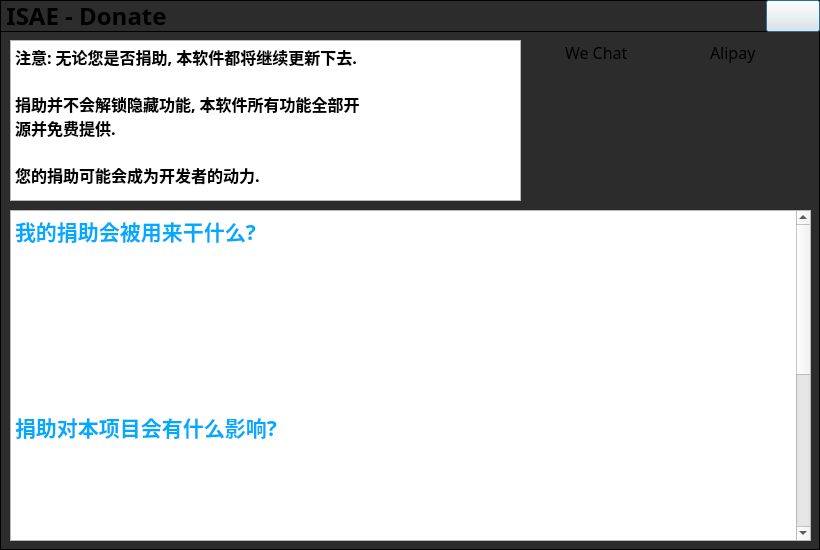
<?xml version="1.0" encoding="UTF-8"?>
<ui version="4.0">
 <class>donate</class>
 <widget class="QDialog" name="donate">
  <property name="geometry">
   <rect>
    <x>0</x>
    <y>0</y>
    <width>820</width>
    <height>550</height>
   </rect>
  </property>
  <property name="windowTitle">
   <string>Dialog</string>
  </property>
  <property name="styleSheet">
   <string notr="true">QWidget#donate{
border: 1px solid black;
background-color: #2c2c2c;
}</string>
  </property>
  <widget class="QWidget" name="widget" native="true">
   <property name="geometry">
    <rect>
     <x>0</x>
     <y>0</y>
     <width>820</width>
     <height>32</height>
    </rect>
   </property>
   <property name="font">
    <font>
     <family>文泉驿等宽微米黑</family>
    </font>
   </property>
   <property name="styleSheet">
    <string notr="true">QWidget#widget{
border: 1px solid black;
background-color: transparent;
}</string>
   </property>
   <layout class="QHBoxLayout" name="horizontalLayout">
    <property name="spacing">
     <number>6</number>
    </property>
    <property name="leftMargin">
     <number>6</number>
    </property>
    <property name="topMargin">
     <number>0</number>
    </property>
    <property name="rightMargin">
     <number>0</number>
    </property>
    <property name="bottomMargin">
     <number>0</number>
    </property>
    <item>
     <widget class="QLabel" name="isaeLabel">
      <property name="enabled">
       <bool>true</bool>
      </property>
      <property name="minimumSize">
       <size>
        <width>56</width>
        <height>26</height>
       </size>
      </property>
      <property name="maximumSize">
       <size>
        <width>1000</width>
        <height>26</height>
       </size>
      </property>
      <property name="font">
       <font>
        <family>Earth Orbiter</family>
        <pointsize>18</pointsize>
        <weight>75</weight>
        <bold>true</bold>
       </font>
      </property>
      <property name="toolTip">
       <string>ISAE - DONATE</string>
      </property>
      <property name="styleSheet">
       <string notr="true"/>
      </property>
      <property name="text">
       <string>ISAE - Donate</string>
      </property>
      <property name="scaledContents">
       <bool>false</bool>
      </property>
      <property name="alignment">
       <set>Qt::AlignCenter</set>
      </property>
     </widget>
    </item>
    <item>
     <spacer name="horizontalSpacer">
      <property name="orientation">
       <enum>Qt::Horizontal</enum>
      </property>
      <property name="sizeHint" stdset="0">
       <size>
        <width>40</width>
        <height>20</height>
       </size>
      </property>
     </spacer>
    </item>
    <item>
     <widget class="QPushButton" name="closeButton">
      <property name="minimumSize">
       <size>
        <width>54</width>
        <height>32</height>
       </size>
      </property>
      <property name="maximumSize">
       <size>
        <width>54</width>
        <height>32</height>
       </size>
      </property>
      <property name="toolTip">
       <string>关闭</string>
      </property>
      <property name="styleSheet">
       <string notr="true"/>
      </property>
      <property name="text">
       <string/>
      </property>
      <property name="icon">
       <iconset resource="Resources.qrc">
        <normaloff>:/imgs/assets/close.svg</normaloff>:/imgs/assets/close.svg</iconset>
      </property>
      <property name="iconSize">
       <size>
        <width>24</width>
        <height>24</height>
       </size>
      </property>
     </widget>
    </item>
   </layout>
  </widget>
  <widget class="QTextEdit" name="textEdit">
   <property name="geometry">
    <rect>
     <x>10</x>
     <y>210</y>
     <width>801</width>
     <height>331</height>
    </rect>
   </property>
   <property name="font">
    <font>
     <family>文泉驿等宽微米黑</family>
    </font>
   </property>
   <property name="html">
    <string>&lt;!DOCTYPE HTML PUBLIC &quot;-//W3C//DTD HTML 4.0//EN&quot; &quot;http://www.w3.org/TR/REC-html40/strict.dtd&quot;&gt;
&lt;html&gt;&lt;head&gt;&lt;meta name=&quot;qrichtext&quot; content=&quot;1&quot; /&gt;&lt;style type=&quot;text/css&quot;&gt;
p, li { white-space: pre-wrap; }
&lt;/style&gt;&lt;/head&gt;&lt;body style=&quot; font-family:'文泉驿等宽微米黑'; font-size:12pt; font-weight:400; font-style:normal;&quot;&gt;
&lt;p style=&quot; margin-top:0px; margin-bottom:0px; margin-left:0px; margin-right:0px; -qt-block-indent:0; text-indent:0px;&quot;&gt;&lt;span style=&quot; font-family:'思源黑体 CN'; font-size:16pt; font-weight:600; color:#00aaff;&quot;&gt;我的捐助会被用来干什么?&lt;/span&gt;&lt;/p&gt;
&lt;p style=&quot; margin-top:0px; margin-bottom:0px; margin-left:0px; margin-right:0px; -qt-block-indent:0; text-indent:0px;&quot;&gt;&lt;span style=&quot; font-family:'思源黑体 CN'; color:#00aaff;&quot;&gt; &lt;/span&gt;&lt;/p&gt;
&lt;p style=&quot; margin-top:0px; margin-bottom:0px; margin-left:0px; margin-right:0px; -qt-block-indent:0; text-indent:0px;&quot;&gt;&lt;span style=&quot; font-family:'思源黑体 CN'; color:#ffffff;&quot;&gt;为开发者买一些咖啡, 或者改善一下开发者的生活水平 (作为收入的一部分).&lt;/span&gt;&lt;/p&gt;
&lt;p style=&quot;-qt-paragraph-type:empty; margin-top:0px; margin-bottom:0px; margin-left:0px; margin-right:0px; -qt-block-indent:0; text-indent:0px; font-family:'思源黑体 CN'; color:#ffffff;&quot;&gt;&lt;br /&gt;&lt;/p&gt;
&lt;p style=&quot; margin-top:0px; margin-bottom:0px; margin-left:0px; margin-right:0px; -qt-block-indent:0; text-indent:0px;&quot;&gt;&lt;span style=&quot; font-family:'思源黑体 CN'; color:#ffffff;&quot;&gt;如您所见, ISAE会有在线功能, 今后也可能提供统一的团队平台与Wiki共享平台.&lt;/span&gt;&lt;/p&gt;
&lt;p style=&quot;-qt-paragraph-type:empty; margin-top:0px; margin-bottom:0px; margin-left:0px; margin-right:0px; -qt-block-indent:0; text-indent:0px; font-family:'思源黑体 CN'; color:#ffffff;&quot;&gt;&lt;br /&gt;&lt;/p&gt;
&lt;p style=&quot; margin-top:0px; margin-bottom:0px; margin-left:0px; margin-right:0px; -qt-block-indent:0; text-indent:0px;&quot;&gt;&lt;span style=&quot; font-family:'思源黑体 CN'; color:#ffffff;&quot;&gt;届时, 您的捐助将被优先用来维护和续费服务器.&lt;/span&gt;&lt;/p&gt;
&lt;p style=&quot;-qt-paragraph-type:empty; margin-top:0px; margin-bottom:0px; margin-left:0px; margin-right:0px; -qt-block-indent:0; text-indent:0px; font-family:'思源黑体 CN'; color:#ffffff;&quot;&gt;&lt;br /&gt;&lt;/p&gt;
&lt;p style=&quot; margin-top:0px; margin-bottom:0px; margin-left:0px; margin-right:0px; -qt-block-indent:0; text-indent:0px;&quot;&gt;&lt;span style=&quot; font-family:'思源黑体 CN'; font-size:16pt; font-weight:600; color:#00aaff;&quot;&gt;捐助对本项目会有什么影响?&lt;/span&gt;&lt;/p&gt;
&lt;p style=&quot;-qt-paragraph-type:empty; margin-top:0px; margin-bottom:0px; margin-left:0px; margin-right:0px; -qt-block-indent:0; text-indent:0px; font-family:'思源黑体 CN'; color:#ffffff;&quot;&gt;&lt;br /&gt;&lt;/p&gt;
&lt;p style=&quot; margin-top:0px; margin-bottom:0px; margin-left:0px; margin-right:0px; -qt-block-indent:0; text-indent:0px;&quot;&gt;&lt;span style=&quot; font-family:'思源黑体 CN'; color:#ffffff;&quot;&gt;不会有很大的影响. 本项目无论是否收到捐助, 都会在开发者力所能及的情况下进行维护和新功能的开发.&lt;/span&gt;&lt;/p&gt;
&lt;p style=&quot;-qt-paragraph-type:empty; margin-top:0px; margin-bottom:0px; margin-left:0px; margin-right:0px; -qt-block-indent:0; text-indent:0px; font-family:'思源黑体 CN'; color:#ffffff;&quot;&gt;&lt;br /&gt;&lt;/p&gt;
&lt;p style=&quot; margin-top:0px; margin-bottom:0px; margin-left:0px; margin-right:0px; -qt-block-indent:0; text-indent:0px;&quot;&gt;&lt;span style=&quot; font-family:'思源黑体 CN'; color:#ffffff;&quot;&gt;资金不足时, 可能会影响到Wiki和统一团队平台 (将来如果有此计划) 的运营.&lt;/span&gt;&lt;/p&gt;
&lt;p style=&quot;-qt-paragraph-type:empty; margin-top:0px; margin-bottom:0px; margin-left:0px; margin-right:0px; -qt-block-indent:0; text-indent:0px; font-family:'思源黑体 CN'; color:#ffffff;&quot;&gt;&lt;br /&gt;&lt;/p&gt;
&lt;p style=&quot; margin-top:0px; margin-bottom:0px; margin-left:0px; margin-right:0px; -qt-block-indent:0; text-indent:0px;&quot;&gt;&lt;span style=&quot; font-family:'思源黑体 CN'; color:#ffffff;&quot;&gt;本软件的目的是给信息安全学习者/从业者提供一些工具集成, 不必受限于网络环境, 而更加轻松的进行数据处理和安全审计. 所以线上功能永远不会成为本项目的重点. 本项目的所有实用功能都将以离线的方式提供. 因此不用担心服务器问题对软件使用造成的影响.&lt;/span&gt;&lt;/p&gt;
&lt;p style=&quot;-qt-paragraph-type:empty; margin-top:0px; margin-bottom:0px; margin-left:0px; margin-right:0px; -qt-block-indent:0; text-indent:0px; font-family:'思源黑体 CN'; color:#ffffff;&quot;&gt;&lt;br /&gt;&lt;/p&gt;
&lt;p style=&quot; margin-top:0px; margin-bottom:0px; margin-left:0px; margin-right:0px; -qt-block-indent:0; text-indent:0px;&quot;&gt;&lt;span style=&quot; font-family:'思源黑体 CN'; color:#ffffff;&quot;&gt;计划团队共享平台的开发时, 我们会直接提供共享平台的自动化部署脚本, 帮您在自己的服务器上简单的搭建一个共享平台. 统一共享平台仅作为您在没有可用服务器时需要团队合作的一个选项.&lt;/span&gt;&lt;/p&gt;
&lt;p style=&quot;-qt-paragraph-type:empty; margin-top:0px; margin-bottom:0px; margin-left:0px; margin-right:0px; -qt-block-indent:0; text-indent:0px; font-family:'思源黑体 CN'; color:#ffffff;&quot;&gt;&lt;br /&gt;&lt;/p&gt;
&lt;p style=&quot; margin-top:0px; margin-bottom:0px; margin-left:0px; margin-right:0px; -qt-block-indent:0; text-indent:0px;&quot;&gt;&lt;span style=&quot; font-family:'思源黑体 CN'; font-size:16pt; font-weight:600; color:#00aaff;&quot;&gt;本软件存在付费版本吗?&lt;/span&gt;&lt;/p&gt;
&lt;p style=&quot;-qt-paragraph-type:empty; margin-top:0px; margin-bottom:0px; margin-left:0px; margin-right:0px; -qt-block-indent:0; text-indent:0px; font-family:'思源黑体 CN'; color:#ffffff;&quot;&gt;&lt;br /&gt;&lt;/p&gt;
&lt;p style=&quot; margin-top:0px; margin-bottom:0px; margin-left:0px; margin-right:0px; -qt-block-indent:0; text-indent:0px;&quot;&gt;&lt;span style=&quot; font-family:'思源黑体 CN'; color:#ffffff;&quot;&gt;不存在. 本软件的代码完全开源, 各个组件尽力做到能够再次使用并支持剥离出来作为单独程序提供. 如果你对本软件的开发有意见反馈或者想一起为这个项目做出贡献, 欢迎到GitHub的项目平台上提交issue和Pull Request.&lt;/span&gt;&lt;/p&gt;
&lt;p style=&quot;-qt-paragraph-type:empty; margin-top:0px; margin-bottom:0px; margin-left:0px; margin-right:0px; -qt-block-indent:0; text-indent:0px; font-family:'思源黑体 CN'; color:#ffffff;&quot;&gt;&lt;br /&gt;&lt;/p&gt;&lt;/body&gt;&lt;/html&gt;</string>
   </property>
   <property name="textInteractionFlags">
    <set>Qt::TextSelectableByMouse</set>
   </property>
  </widget>
  <widget class="QLabel" name="alipay">
   <property name="geometry">
    <rect>
     <x>680</x>
     <y>75</y>
     <width>120</width>
     <height>120</height>
    </rect>
   </property>
   <property name="styleSheet">
    <string notr="true"/>
   </property>
   <property name="text">
    <string/>
   </property>
   <property name="pixmap">
    <pixmap resource="Resources.qrc">:/imgs/assets/alipay.png</pixmap>
   </property>
   <property name="scaledContents">
    <bool>true</bool>
   </property>
  </widget>
  <widget class="QLabel" name="wechatpay">
   <property name="geometry">
    <rect>
     <x>540</x>
     <y>75</y>
     <width>120</width>
     <height>120</height>
    </rect>
   </property>
   <property name="styleSheet">
    <string notr="true"/>
   </property>
   <property name="text">
    <string/>
   </property>
   <property name="pixmap">
    <pixmap resource="Resources.qrc">:/imgs/assets/wechatpay.png</pixmap>
   </property>
   <property name="scaledContents">
    <bool>true</bool>
   </property>
  </widget>
  <widget class="QLabel" name="label">
   <property name="geometry">
    <rect>
     <x>565</x>
     <y>40</y>
     <width>71</width>
     <height>24</height>
    </rect>
   </property>
   <property name="font">
    <font>
     <family>文泉驿等宽微米黑</family>
     <pointsize>12</pointsize>
    </font>
   </property>
   <property name="text">
    <string>We Chat</string>
   </property>
  </widget>
  <widget class="QLabel" name="label_2">
   <property name="geometry">
    <rect>
     <x>710</x>
     <y>40</y>
     <width>61</width>
     <height>24</height>
    </rect>
   </property>
   <property name="font">
    <font>
     <family>文泉驿等宽微米黑</family>
     <pointsize>12</pointsize>
    </font>
   </property>
   <property name="text">
    <string>Alipay</string>
   </property>
  </widget>
  <widget class="QTextEdit" name="textEdit_2">
   <property name="geometry">
    <rect>
     <x>10</x>
     <y>40</y>
     <width>511</width>
     <height>161</height>
    </rect>
   </property>
   <property name="font">
    <font>
     <family>文泉驿等宽微米黑</family>
    </font>
   </property>
   <property name="html">
    <string>&lt;!DOCTYPE HTML PUBLIC &quot;-//W3C//DTD HTML 4.0//EN&quot; &quot;http://www.w3.org/TR/REC-html40/strict.dtd&quot;&gt;
&lt;html&gt;&lt;head&gt;&lt;meta name=&quot;qrichtext&quot; content=&quot;1&quot; /&gt;&lt;style type=&quot;text/css&quot;&gt;
p, li { white-space: pre-wrap; }
&lt;/style&gt;&lt;/head&gt;&lt;body style=&quot; font-family:'文泉驿等宽微米黑'; font-size:12pt; font-weight:400; font-style:normal;&quot;&gt;
&lt;p style=&quot; margin-top:0px; margin-bottom:0px; margin-left:0px; margin-right:0px; -qt-block-indent:0; text-indent:0px;&quot;&gt;&lt;span style=&quot; font-family:'思源黑体 CN'; font-weight:600;&quot;&gt;注意: 无论您是否捐助, 本软件都将继续更新下去.&lt;/span&gt;&lt;/p&gt;
&lt;p style=&quot;-qt-paragraph-type:empty; margin-top:0px; margin-bottom:0px; margin-left:0px; margin-right:0px; -qt-block-indent:0; text-indent:0px; font-family:'思源黑体 CN'; font-weight:600;&quot;&gt;&lt;br /&gt;&lt;/p&gt;
&lt;p style=&quot; margin-top:0px; margin-bottom:0px; margin-left:0px; margin-right:0px; -qt-block-indent:0; text-indent:0px;&quot;&gt;&lt;span style=&quot; font-family:'思源黑体 CN'; font-weight:600;&quot;&gt;捐助并不会解锁隐藏功能, 本软件所有功能全部开&lt;/span&gt;&lt;/p&gt;
&lt;p style=&quot; margin-top:0px; margin-bottom:0px; margin-left:0px; margin-right:0px; -qt-block-indent:0; text-indent:0px;&quot;&gt;&lt;span style=&quot; font-family:'思源黑体 CN'; font-weight:600;&quot;&gt;源并免费提供.&lt;/span&gt;&lt;/p&gt;
&lt;p style=&quot;-qt-paragraph-type:empty; margin-top:0px; margin-bottom:0px; margin-left:0px; margin-right:0px; -qt-block-indent:0; text-indent:0px; font-family:'思源黑体 CN'; font-weight:600;&quot;&gt;&lt;br /&gt;&lt;/p&gt;
&lt;p style=&quot; margin-top:0px; margin-bottom:0px; margin-left:0px; margin-right:0px; -qt-block-indent:0; text-indent:0px;&quot;&gt;&lt;span style=&quot; font-family:'思源黑体 CN'; font-weight:600;&quot;&gt;您的捐助可能会成为开发者的动力.&lt;/span&gt;&lt;/p&gt;&lt;/body&gt;&lt;/html&gt;</string>
   </property>
   <property name="textInteractionFlags">
    <set>Qt::TextSelectableByMouse</set>
   </property>
  </widget>
 </widget>
 <resources>
  <include location="Resources.qrc"/>
 </resources>
 <connections>
  <connection>
   <sender>closeButton</sender>
   <signal>clicked()</signal>
   <receiver>donate</receiver>
   <slot>close()</slot>
   <hints>
    <hint type="sourcelabel">
     <x>792</x>
     <y>15</y>
    </hint>
    <hint type="destinationlabel">
     <x>409</x>
     <y>274</y>
    </hint>
   </hints>
  </connection>
 </connections>
</ui>
